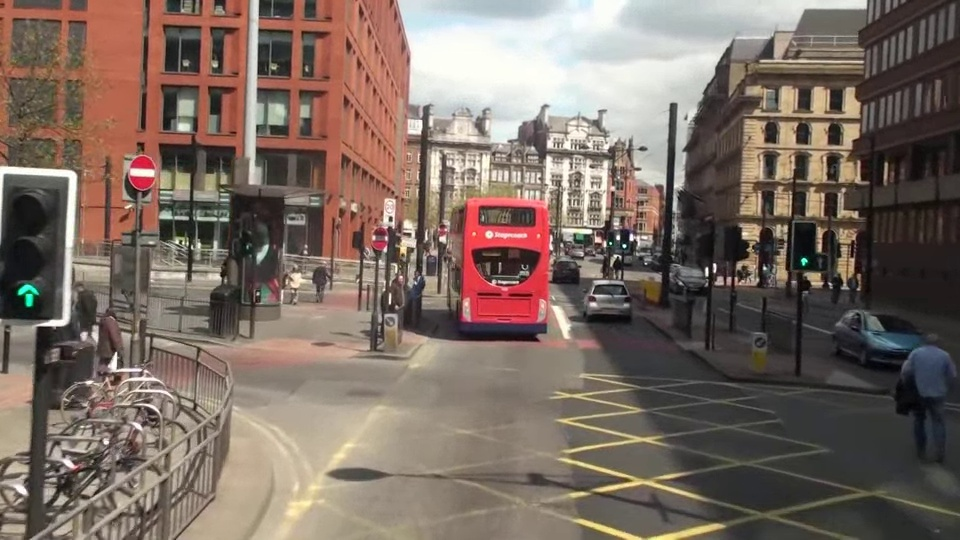
#> input picture 5주차/mot_color70.jpg, 960 x 540 px
$ python 5_1.py
#> lines starting #> are read from the running program, lines starting #| are printed output that depends on the picture
import cv2 as cv
import numpy as np
import matplotlib.pyplot as plt

img = cv.imread('mot_color70.jpg')
#> img is the input picture: shape (540, 960, 3); mean B, G, R 98.4, 107.7, 123.2

gray = cv.cvtColor(img, cv.COLOR_BGR2GRAY) # BGR 컬러 영상을 명암 영상으로 변환
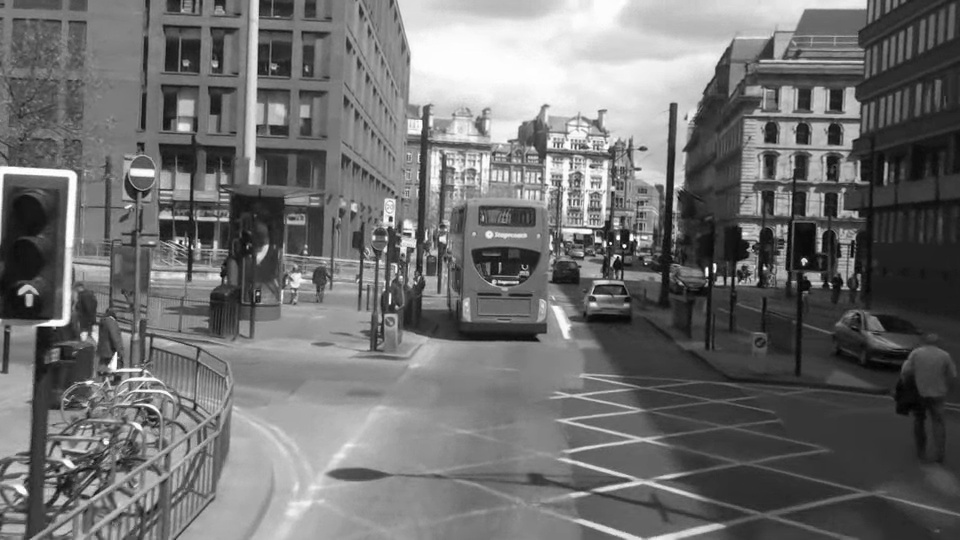
#> gray: shape (540, 960); min 1, max 255, mean 111.3

sift = cv.SIFT.create()
kp, des = sift.detectAndCompute(gray, None)
#> kp = 4415 keypoints; strongest (x, y, size): (624, 246, 2.5), (618, 238, 3.1), (804, 261, 4.3), (707, 269, 2.6)

gray = cv.drawKeypoints(gray, kp, None, flags = cv.DrawMatchesFlags_DRAW_RICH_KEYPOINTS)
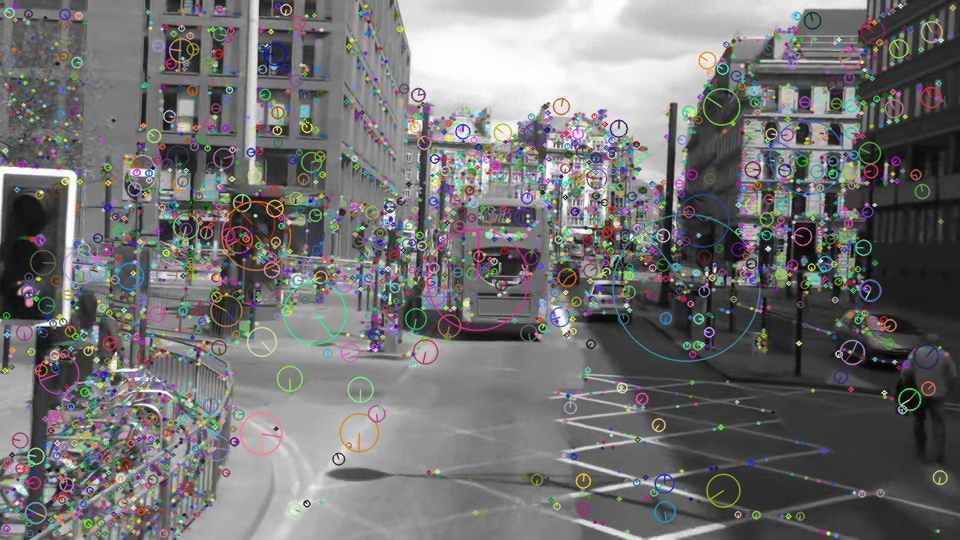
#> gray: shape (540, 960, 3); mean of channels 0, 1, 2 113.3, 113.4, 113.8; drawn as B, G, R

result = np.hstack([img, gray])
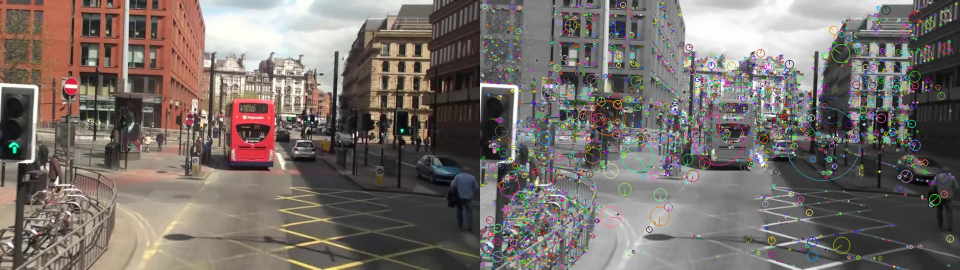
#> result: shape (540, 1920, 3) (shown at 1/2 size); mean B, G, R 105.9, 110.5, 118.5

plt.imshow(result)
plt.show()

$ run again, with 5주차/mot_color83.jpg copied over 5주차/mot_color70.jpg
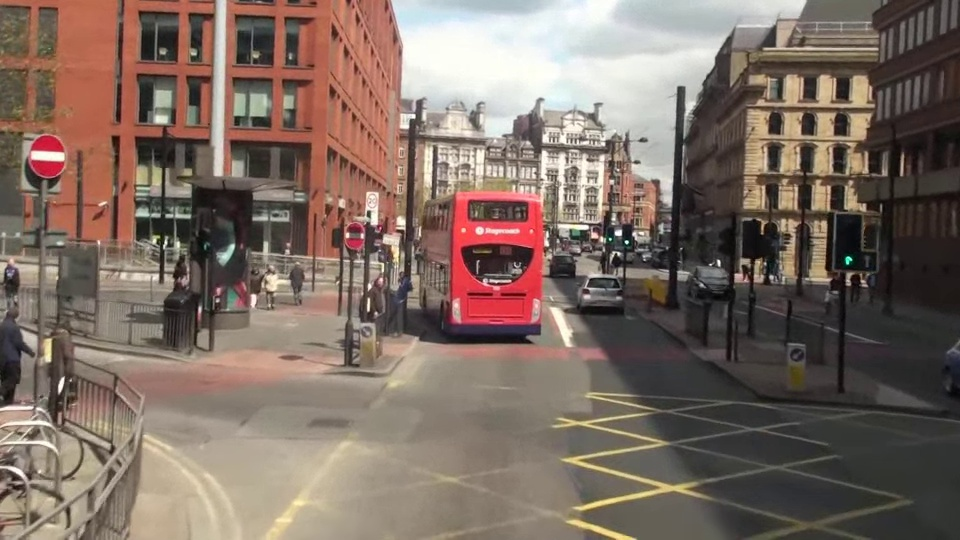
#> input picture 5주차/mot_color83.jpg, 960 x 540 px
#> img is the input picture: shape (540, 960, 3); mean B, G, R 99.1, 108.8, 125.8
#> `gray = cv.cvtColor(img, cv.COLOR_BGR2GRAY)`:
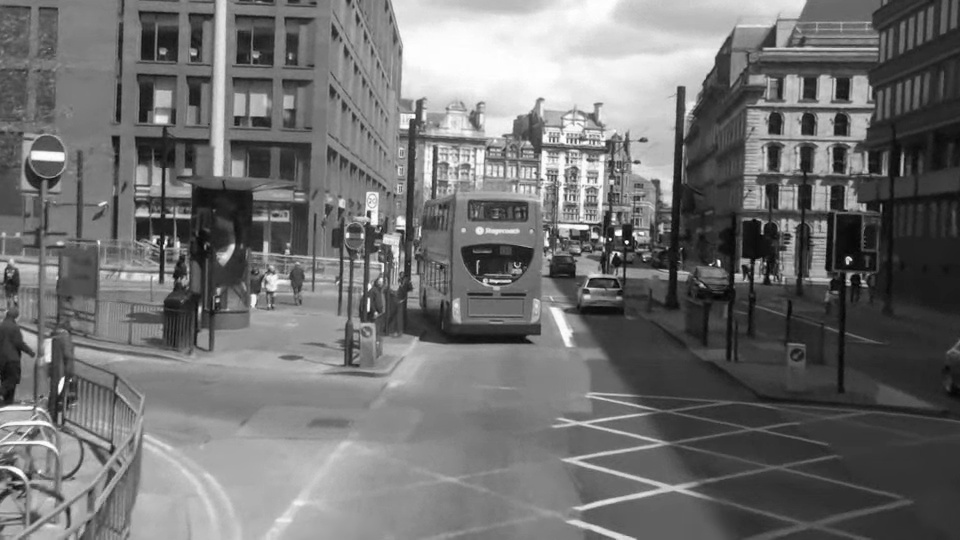
#> gray: shape (540, 960); min 1, max 255, mean 112.8
#> kp = 4096 keypoints; strongest (x, y, size): (627, 242, 2.5), (618, 233, 4.8), (610, 239, 1.9), (848, 260, 4.9)
#> `result = np.hstack([img, gray])`:
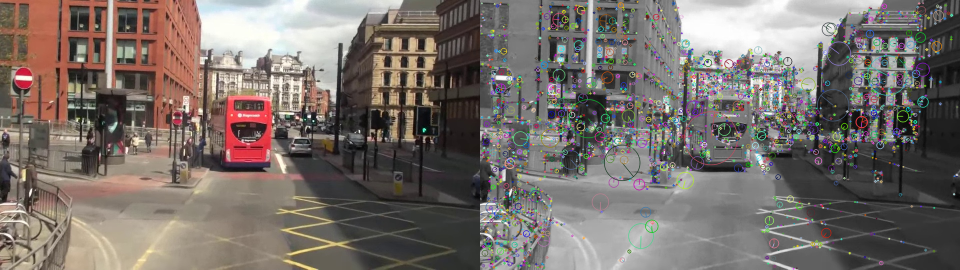
#> result: shape (540, 1920, 3) (shown at 1/2 size); mean B, G, R 106.8, 111.7, 120.1

$ run again, with 5주차/img1.jpg copied over 5주차/mot_color70.jpg
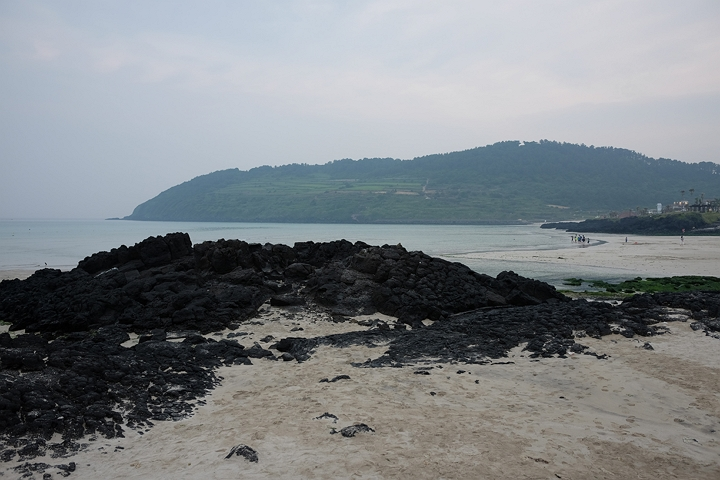
#> input picture 5주차/img1.jpg, 720 x 480 px
#> img is the input picture: shape (480, 720, 3); mean B, G, R 134.2, 130.6, 125.7
#> `gray = cv.cvtColor(img, cv.COLOR_BGR2GRAY)`:
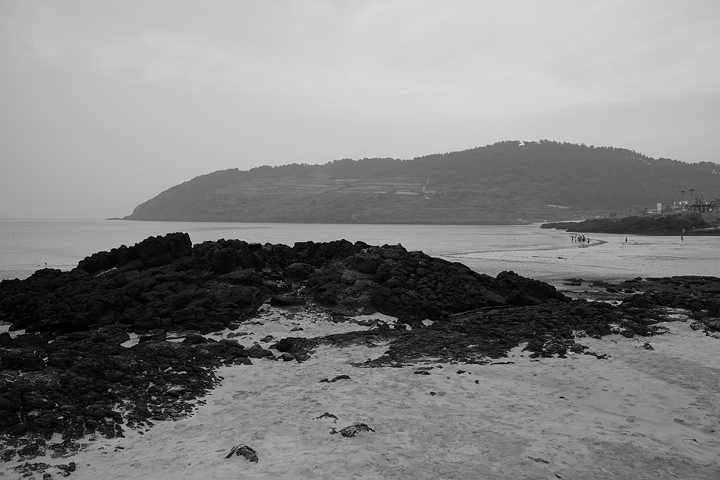
#> gray: shape (480, 720); min 0, max 219, mean 129.5
#> kp = 927 keypoints; strongest (x, y, size): (619, 303, 2.6), (427, 373, 2.2), (205, 368, 1.9), (440, 367, 2.1)
#> `result = np.hstack([img, gray])`:
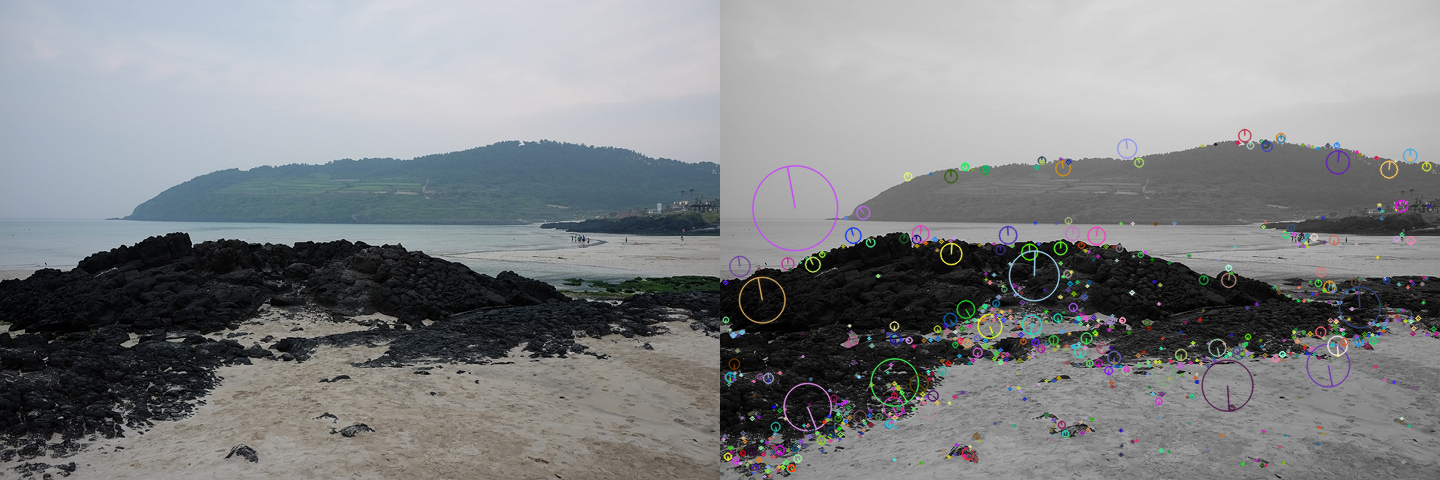
#> result: shape (480, 1440, 3); mean B, G, R 132.8, 130.9, 128.6

$ run again, with 5주차/img2.jpg copied over 5주차/mot_color70.jpg
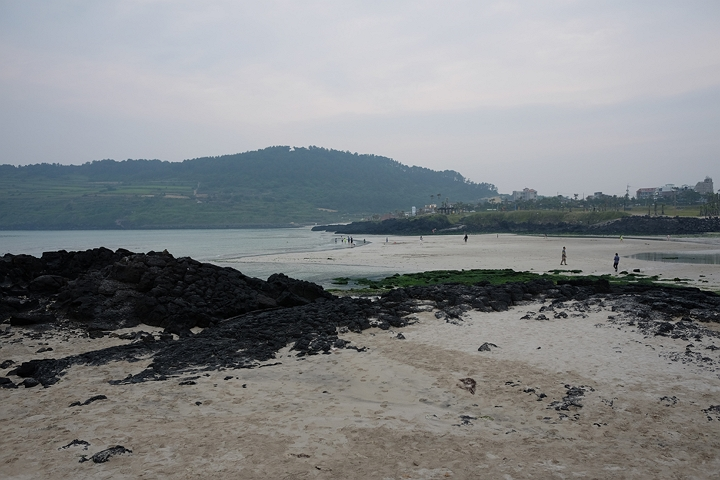
#> input picture 5주차/img2.jpg, 720 x 480 px
#> img is the input picture: shape (480, 720, 3); mean B, G, R 134.4, 132.3, 129.6
#> `gray = cv.cvtColor(img, cv.COLOR_BGR2GRAY)`:
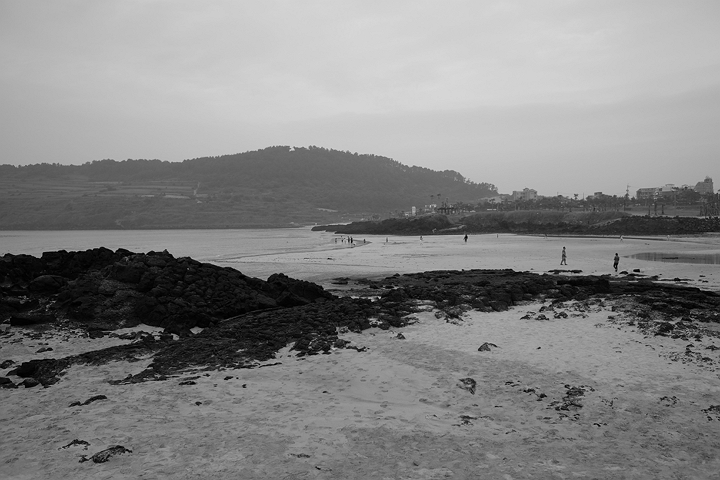
#> gray: shape (480, 720); min 0, max 218, mean 131.7
#> kp = 965 keypoints; strongest (x, y, size): (466, 237, 2), (638, 270, 2.3), (635, 270, 1.9), (244, 386, 2.5)
#> `result = np.hstack([img, gray])`:
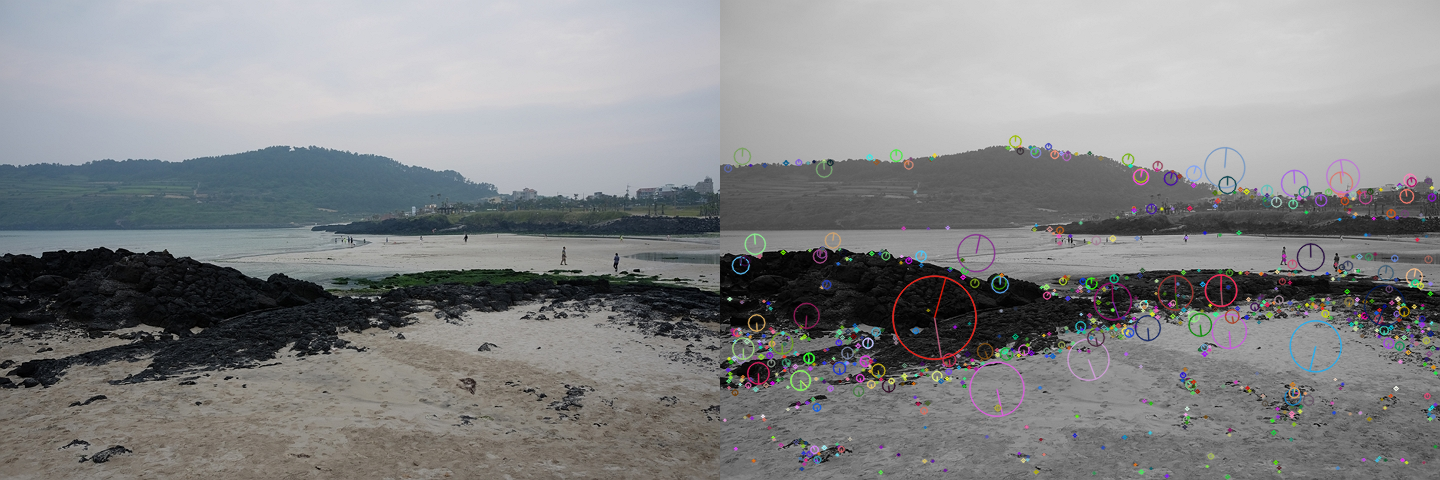
#> result: shape (480, 1440, 3); mean B, G, R 133.8, 132.6, 131.6
